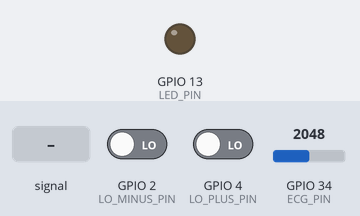
A sketch run on a simulated ESP32. On the bench: output pins drawn as LEDs (lit = HIGH). Dashed ring = blinking. The test bench sets the inputs (shaded band); at power-on: GPIO 34 (ECG_PIN) = 2048, GPIO 2 (LO_MINUS_PIN) LOW, GPIO 4 (LO_PLUS_PIN) LOW. What the sketch prints to the serial monitor is not drawn.

Above: at 0.0 s.
At 3.2 s:
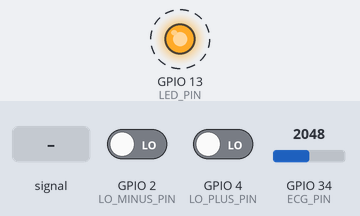
3.3 s: GPIO 34 (ECG_PIN) fed a 200 Hz sine of ±327 counts around its level
6.3 s: GPIO 34 (ECG_PIN) set to 2047
9.3 s: GPIO 2 (LO_MINUS_PIN) driven HIGH
11.6 s: GPIO 34 (ECG_PIN) fed a 1000 Hz sine of ±1023 counts around its level
14.6 s: GPIO 34 (ECG_PIN) fed a 2 Hz sine of ±1228 counts around its level
Timing chart, 0 to 21.6 s (numbered marks = the images above; inputs shaded):
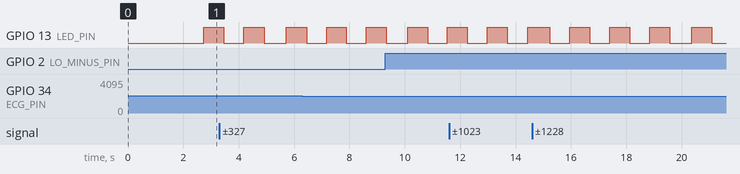

The sketch:

HeartWise_Simple.ino
```cpp
/*
 * HeartWise ECG Monitor - Simple USB Serial Version
 *
 * Hardware Connections:
 * - AD8232 OUTPUT -> ESP32 GPIO34 (D34)
 * - AD8232 LO-    -> ESP32 GPIO2  (D2)
 * - AD8232 LO+    -> ESP32 GPIO4  (D4)
 * - AD8232 3.3V   -> ESP32 3.3V
 * - AD8232 GND    -> ESP32 GND
 */

// Pin definitions
const int ECG_PIN = 34;      // AD8232 OUTPUT
const int LO_MINUS_PIN = 2;  // AD8232 LO- (lead detection)
const int LO_PLUS_PIN = 4;   // AD8232 LO+ (lead detection)
const int LED_PIN = 13;      // Status LED

// ECG sampling
const int SAMPLE_RATE = 250;  // 250 Hz
const int SAMPLE_INTERVAL_MS = 1000 / SAMPLE_RATE;  // 4ms

// Voltage conversion
const float VOLTAGE_REF = 3.3;
const int ADC_MAX = 4095;

// Timing
unsigned long lastSampleTime = 0;
unsigned long lastPrintTime = 0;
int sampleCount = 0;

void setup() {
  Serial.begin(115200);
  delay(2000);

  // Setup pins
  pinMode(ECG_PIN, INPUT);
  pinMode(LO_MINUS_PIN, INPUT);
  pinMode(LO_PLUS_PIN, INPUT);
  pinMode(LED_PIN, OUTPUT);

  printBanner();

  Serial.println("✅ Setup complete! Reading ECG data...\n");
}

void loop() {
  // Sample at precise intervals
  unsigned long now = millis();
  if (now - lastSampleTime >= SAMPLE_INTERVAL_MS) {
    readECG();
    lastSampleTime = now;
  }

  // Print status every 5 seconds
  if (now - lastPrintTime >= 5000) {
    printStats();
    lastPrintTime = now;
  }
}

void readECG() {
  // Read ADC value from ECG pin
  int rawADC = analogRead(ECG_PIN);

  // Convert to voltage (0-3.3V)
  float voltage = (rawADC / (float)ADC_MAX) * VOLTAGE_REF;

  // Convert to mV centered at 0 (±1650mV)
  float voltageMV = (voltage - (VOLTAGE_REF / 2.0)) * 1000.0;

  // Read lead detection pins
  int gpio2 = digitalRead(LO_MINUS_PIN);
  int gpio4 = digitalRead(LO_PLUS_PIN);
  bool leadsOff = (gpio2 == HIGH || gpio4 == HIGH);

  // Create JSON output
  Serial.print("{\"raw\":");
  Serial.print(rawADC);
  Serial.print(",\"voltage\":");
  Serial.print(voltageMV, 2);
  Serial.print(",\"gpio2\":");
  Serial.print(gpio2);
  Serial.print(",\"gpio4\":");
  Serial.print(gpio4);
  Serial.print(",\"leadsOff\":");
  Serial.print(leadsOff ? "true" : "false");
  Serial.println("}");

  // LED feedback - blink every 125 samples (0.5 sec at 250Hz)
  sampleCount++;
  if (sampleCount >= 125) {
    digitalWrite(LED_PIN, !digitalRead(LED_PIN));
    sampleCount = 0;
  }
}

void printStats() {
  Serial.println("\n━━━━━━━━━━━━━━━━━━━━━━━━━━━━━━━━━━━━━━━━");
  Serial.println("📊 ECG Monitor Status");
  Serial.println("━━━━━━━━━━━━━━━━━━━━━━━━━━━━━━━━━━━━━━━━");
  Serial.println("Pin Configuration:");
  Serial.println("  GPIO34: ECG OUTPUT (Voltage)");
  Serial.println("  GPIO2:  LO- (Lead Detection)");
  Serial.println("  GPIO4:  LO+ (Lead Detection)");
  Serial.println("\nSampling: 250 Hz");
  Serial.println("Data Format: JSON (one line per sample)");
  Serial.println("\nExample output:");
  Serial.println("{\"raw\":2048,\"voltage\":0.00,\"gpio2\":0,\"gpio4\":0,\"leadsOff\":false}");
  Serial.println("\nInterpretation:");
  Serial.println("  • voltage near 0mV + leadsOff=false → Good ECG signal");
  Serial.println("  • voltage = -1650mV + leadsOff=true → Pads not attached");
  Serial.println("  • voltage stuck at one value → Check pad contact");
  Serial.println("━━━━━━━━━━━━━━━━━━━━━━━━━━━━━━━━━━━━━━━━\n");
}

void printBanner() {
  Serial.println();
  Serial.println("╔════════════════════════════════════════════╗");
  Serial.println("║   HeartWise ECG Monitor - Simple Version   ║");
  Serial.println("║   D34=ECG | D2=LO- | D4=LO+ | D13=LED     ║");
  Serial.println("╚════════════════════════════════════════════╝");
  Serial.println();
}
```

Measured:
- by itself, GPIO 13 (LED_PIN): alternates HIGH for 0.72 s and LOW for 0.72 s
